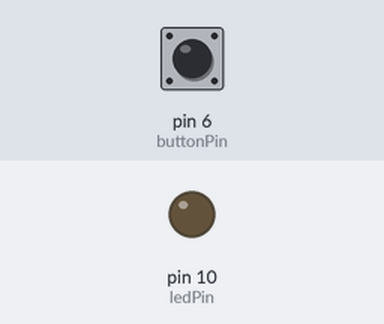
Bench run of a sketch on a simulated Arduino Uno, built with avr-gcc and run on an emulated ATmega328P. On the bench: output pins drawn as LEDs (lit = HIGH). The test bench sets the inputs (shaded band); at power-on: pin 6 (buttonPin) LOW.

Above: at 1.2 s.
1.3 s: pin 6 (buttonPin) pulled HIGH for 0.15 s
At 1.37 s:
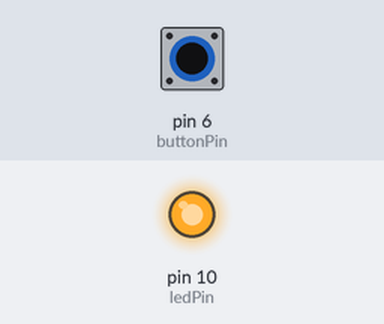
2.9 s: pin 6 (buttonPin) pulled HIGH for 3.2 s
At 6.9 s:
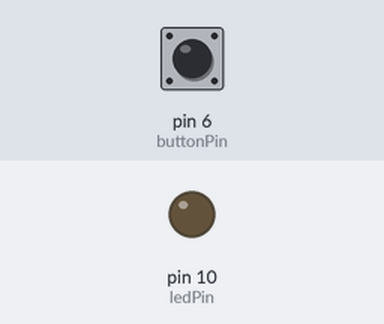
Timing chart, 0 to 8.4 s (numbered marks = the images above; inputs shaded):
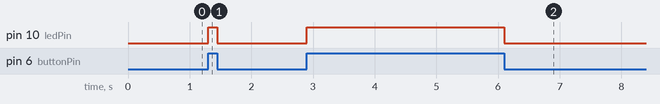

The sketch:

Lab_2_Exercise_1_Push_Button.ino
```cpp
//Push button to turn LED on. LED connected directly to positive and negative (5V and GND). Push button will swith LED on, release button will switch LED off

// constants won't change. They're used here to set pin numbers:
const int buttonPin = 6;     // the number of the pushbutton pin
const int ledPin =  10;      // the number of the LED pin

// variables will change:
int buttonState = 0;         // variable for reading the pushbutton status

void setup() {
  // initialize the LED pin as an output:
  pinMode(ledPin, OUTPUT);
  // initialize the pushbutton pin as an input:
  pinMode(buttonPin, INPUT);
}

void loop() {
  // read the state of the pushbutton value:
  buttonState = digitalRead(buttonPin);

  // check if the pushbutton is pressed. If it is, the buttonState is HIGH:
  if (buttonState == HIGH) {
    // turn LED on:
    digitalWrite(ledPin, HIGH);
  } else {
    // turn LED off:
    digitalWrite(ledPin, LOW);
  }
}
```

Measured:
- after the input at 1.3 s, pin 10 (ledPin): LOW → HIGH at once, → LOW 0.15 s later
- after the input at 2.9 s, pin 10 (ledPin): LOW → HIGH at once, → LOW 3.2 s later
